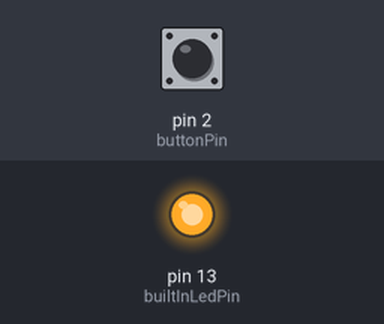
This sketch was run on a simulated Arduino Uno, built with avr-gcc and run on an emulated ATmega328P. On the bench: output pins drawn as LEDs (lit = HIGH). The inputs (shaded band) are chosen by the test bench; at power-on: pin 2 (buttonPin) HIGH.

Above: at 0.1 s.
At 20.2 s:
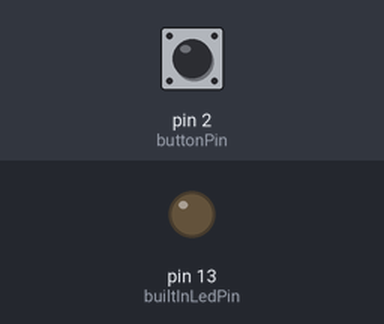
Timing chart, 0 to 21.7 s (numbered marks = the images above):
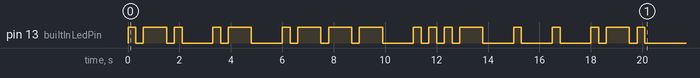

The sketch:

RajveerLedBlink.ino
```cpp
const int builtInLedPin = LED_BUILTIN;
const int buttonPin = 2;

const int shortBlink = 300;
const int longBlink = 3 * shortBlink;
const int ElementDelay = shortBlink;
const int LetterDelay = 3 * shortBlink;

bool ledState = false;

void setup() {
  Serial.begin(9600);
  pinMode(builtInLedPin, OUTPUT);
  pinMode(buttonPin, INPUT_PULLUP);
  blinkR();
  blinkA();
  blinkJ();
  blinkV();
  blinkE();
  blinkE();
  blinkR();
  delay(1500);
}

void loop() {
  int buttonState = digitalRead(buttonPin);
  if (buttonState == LOW)
  {
    ledState = !ledState;
    delay(50);
  }

  if (ledState) {

  }
}

void blinkShort() {
  digitalWrite(builtInLedPin, HIGH);
  delay(shortBlink);
  digitalWrite(builtInLedPin, LOW);
  delay(ElementDelay);
}

void blinkLong() {
  digitalWrite(builtInLedPin, HIGH);
  delay(longBlink);
  digitalWrite(builtInLedPin, LOW);
  delay(ElementDelay);
}

void blinkR() {
  blinkShort();
  blinkLong();
  blinkShort();
  delay(LetterDelay);
}

void blinkA() {
  blinkShort();
  blinkLong();
  delay(LetterDelay);
}

void blinkJ() {
  blinkShort();
  blinkLong();
  blinkLong();
  blinkLong();
  delay(LetterDelay);
}

void blinkV() {
  blinkShort();
  blinkShort();
  blinkShort();
  blinkLong();
  delay(LetterDelay);
}

void blinkE() {
  blinkShort();
  delay(LetterDelay);
}
```
